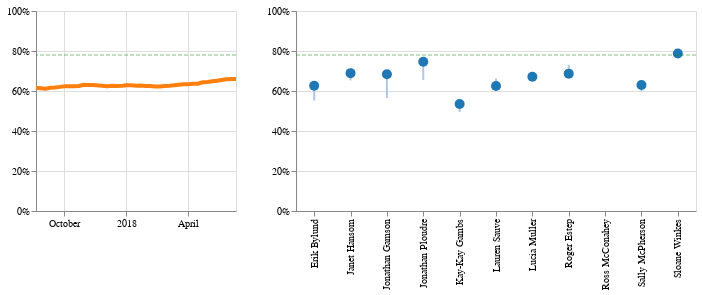

The notebook cell saved with this chart:
### Markdown cell above
# Generate Charts

Using multiprocessing.

### Code cell
chart = make_clinic_metric_chart("Mammogram", "NCFP")
chart

### Figure 1 — Vega-Lite specification as saved in the notebook (floating-point values rounded to 4 significant figures)
{"$schema": "https://vega.github.io/schema/vega-lite/v2.4.3.json", "config": {"view": {"height": 300, "width": 400}}, "hconcat": [{"layer": [{"data": {"values": [{"Clinic": "NCFP", "Date": "2018-01-01", "Metric": "Mammogram", "Name": "NCFP", "Percentage": 0.6286, "Type": "Clinic"}, {"Clinic": "NCFP", "Date": "2018-01-08", "Metric": "Mammogram", "Name": "NCFP", "Percentage": 0.6285, "Type": "Clinic"}, {"Clinic": "NCFP", "Date": "2018-01-15", "Metric": "Mammogram", "Name": "NCFP", "Percentage": 0.6257, "Type": "Clinic"}, {"Clinic": "NCFP", "Date": "2018-01-22", "Metric": "Mammogram", "Name": "NCFP", "Percentage": 0.6273, "Type": "Clinic"}, {"Clinic": "NCFP", "Date": "2018-01-29", "Metric": "Mammogram", "Name": "NCFP", "Percentage": 0.6255, "Type": "Clinic"}, {"Clinic": "NCFP", "Date": "2018-02-05", "Metric": "Mammogram", "Name": "NCFP", "Percentage": 0.6246, "Type": "Clinic"}, {"Clinic": "NCFP", "Date": "2018-02-12", "Metric": "Mammogram", "Name": "NCFP", "Percentage": 0.6231, "Type": "Clinic"}, {"Clinic": "NCFP", "Date": "2018-02-19", "Metric": "Mammogram", "Name": "NCFP", "Percentage": 0.6229, "Type": "Clinic"}, {"Clinic": "NCFP", "Date": "2018-02-26", "Metric": "Mammogram", "Name": "NCFP", "Percentage": 0.6246, "Type": "Clinic"}, {"Clinic": "NCFP", "Date": "2018-03-05", "Metric": "Mammogram", "Name": "NCFP", "Percentage": 0.6264, "Type": "Clinic"}, {"Clinic": "NCFP", "Date": "2018-03-12", "Metric": "Mammogram", "Name": "NCFP", "Percentage": 0.6288, "Type": "Clinic"}, {"Clinic": "NCFP", "Date": "2018-03-19", "Metric": "Mammogram", "Name": "NCFP", "Percentage": 0.6316, "Type": "Clinic"}, {"Clinic": "NCFP", "Date": "2018-03-26", "Metric": "Mammogram", "Name": "NCFP", "Percentage": 0.6335, "Type": "Clinic"}, {"Clinic": "NCFP", "Date": "2018-04-02", "Metric": "Mammogram", "Name": "NCFP", "Percentage": 0.6341, "Type": "Clinic"}, {"Clinic": "NCFP", "Date": "2018-04-09", "Metric": "Mammogram", "Name": "NCFP", "Percentage": 0.636, "Type": "Clinic"}, {"Clinic": "NCFP", "Date": "2018-04-16", "Metric": "Mammogram", "Name": "NCFP", "Percentage": 0.6368, "Type": "Clinic"}, {"Clinic": "NCFP", "Date": "2018-04-23", "Metric": "Mammogram", "Name": "NCFP", "Percentage": 0.6436, "Type": "Clinic"}, {"Clinic": "NCFP", "Date": "2018-04-30", "Metric": "Mammogram", "Name": "NCFP", "Percentage": 0.6447, "Type": "Clinic"}, {"Clinic": "NCFP", "Date": "2018-05-07", "Metric": "Mammogram", "Name": "NCFP", "Percentage": 0.6484, "Type": "Clinic"}, {"Clinic": "NCFP", "Date": "2018-05-14", "Metric": "Mammogram", "Name": "NCFP", "Percentage": 0.6509, "Type": "Clinic"}, {"Clinic": "NCFP", "Date": "2018-05-21", "Metric": "Mammogram", "Name": "NCFP", "Percentage": 0.6546, "Type": "Clinic"}, {"Clinic": "NCFP", "Date": "2018-05-28", "Metric": "Mammogram", "Name": "NCFP", "Percentage": 0.6588, "Type": "Clinic"}, {"Clinic": "NCFP", "Date": "2018-06-05", "Metric": "Mammogram", "Name": "NCFP", "Percentage": 0.6598, "Type": "Clinic"}, {"Clinic": "NCFP", "Date": "2018-06-11", "Metric": "Mammogram", "Name": "NCFP", "Percentage": 0.66, "Type": "Clinic"}, {"Clinic": "NCFP", "Date": "2017-08-21", "Metric": "Mammogram", "Name": "NCFP", "Percentage": 0.616, "Type": "Clinic"}, {"Clinic": "NCFP", "Date": "2017-08-28", "Metric": "Mammogram", "Name": "NCFP", "Percentage": 0.6134, "Type": "Clinic"}, {"Clinic": "NCFP", "Date": "2017-09-04", "Metric": "Mammogram", "Name": "NCFP", "Percentage": 0.6111, "Type": "Clinic"}, {"Clinic": "NCFP", "Date": "2017-09-11", "Metric": "Mammogram", "Name": "NCFP", "Percentage": 0.6166, "Type": "Clinic"}, {"Clinic": "NCFP", "Date": "2017-09-18", "Metric": "Mammogram", "Name": "NCFP", "Percentage": 0.6178, "Type": "Clinic"}, {"Clinic": "NCFP", "Date": "2017-09-25", "Metric": "Mammogram", "Name": "NCFP", "Percentage": 0.6206, "Type": "Clinic"}, {"Clinic": "NCFP", "Date": "2017-10-02", "Metric": "Mammogram", "Name": "NCFP", "Percentage": 0.6242, "Type": "Clinic"}, {"Clinic": "NCFP", "Date": "2017-10-09", "Metric": "Mammogram", "Name": "NCFP", "Percentage": 0.6236, "Type": "Clinic"}, {"Clinic": "NCFP", "Date": "2017-10-16", "Metric": "Mammogram", "Name": "NCFP", "Percentage": 0.6233, "Type": "Clinic"}, {"Clinic": "NCFP", "Date": "2017-10-23", "Metric": "Mammogram", "Name": "NCFP", "Percentage": 0.6253, "Type": "Clinic"}, {"Clinic": "NCFP", "Date": "2017-10-30", "Metric": "Mammogram", "Name": "NCFP", "Percentage": 0.6308, "Type": "Clinic"}, {"Clinic": "NCFP", "Date": "2017-11-06", "Metric": "Mammogram", "Name": "NCFP", "Percentage": 0.63, "Type": "Clinic"}, {"Clinic": "NCFP", "Date": "2017-11-13", "Metric": "Mammogram", "Name": "NCFP", "Percentage": 0.6304, "Type": "Clinic"}, {"Clinic": "NCFP", "Date": "2017-12-04", "Metric": "Mammogram", "Name": "NCFP", "Percentage": 0.6242, "Type": "Clinic"}, {"Clinic": "NCFP", "Date": "2017-12-11", "Metric": "Mammogram", "Name": "NCFP", "Percentage": 0.6262, "Type": "Clinic"}, {"Clinic": "NCFP", "Date": "2017-12-18", "Metric": "Mammogram", "Name": "NCFP", "Percentage": 0.625, "Type": "Clinic"}, {"Clinic": "NCFP", "Date": "2017-12-26", "Metric": "Mammogram", "Name": "NCFP", "Percentage": 0.626, "Type": "Clinic"}]}, "encoding": {"color": {"value": "#ff7f0e"}, "x": {"field": "Date", "title": "", "type": "temporal"}, "y": {"axis": {"format": "%", "title": ""}, "field": "Percentage", "scale": {"domain": [0, 1]}, "type": "quantitative"}}, "height": 200, "mark": {"strokeWidth": 4, "type": "line"}, "width": 200}, {"data": {"values": [{"TargetValue": 0.78, "Title": "Target"}]}, "encoding": {"color": {"value": "green"}, "opacity": {"value": "0.5"}, "y": {"field": "TargetValue", "type": "quantitative"}}, "mark": {"strokeDash": [4, 2], "strokeWidth": 1, "type": "rule"}}]}, {"layer": [{"data": {"values": [{"Clinic": "NCFP", "Date": "2017-08-21", "Metric": "Mammogram", "Name": "Erik Bylund", "Percentage": 0.5519, "Type": "Individual"}, {"Clinic": "NCFP", "Date": "2017-08-21", "Metric": "Mammogram", "Name": "Roger Estep", "Percentage": 0.7308, "Type": "Individual"}, {"Clinic": "NCFP", "Date": "2017-08-21", "Metric": "Mammogram", "Name": "Kay-Kay Gambs", "Percentage": 0.495, "Type": "Individual"}, {"Clinic": "NCFP", "Date": "2017-08-21", "Metric": "Mammogram", "Name": "Jonathan Gamson", "Percentage": 0.5649, "Type": "Individual"}, {"Clinic": "NCFP", "Date": "2017-08-21", "Metric": "Mammogram", "Name": "Janet Hansom", "Percentage": 0.653, "Type": "Individual"}, {"Clinic": "NCFP", "Date": "2017-08-21", "Metric": "Mammogram", "Name": "Ross McConahey", "Percentage": null, "Type": "Individual"}, {"Clinic": "NCFP", "Date": "2017-08-21", "Metric": "Mammogram", "Name": "Sally McPherson", "Percentage": 0.6, "Type": "Individual"}, {"Clinic": "NCFP", "Date": "2017-08-21", "Metric": "Mammogram", "Name": "Lucia Muller", "Percentage": 0.665, "Type": "Individual"}, {"Clinic": "NCFP", "Date": "2017-08-21", "Metric": "Mammogram", "Name": "Jonathan Ploudre", "Percentage": 0.6552, "Type": "Individual"}, {"Clinic": "NCFP", "Date": "2017-08-21", "Metric": "Mammogram", "Name": "Lauren Sauve", "Percentage": 0.6629, "Type": "Individual"}, {"Clinic": "NCFP", "Date": "2017-08-21", "Metric": "Mammogram", "Name": "Sloane Winkes", "Percentage": 0.7892, "Type": "Individual"}, {"Clinic": "NCFP", "Date": "2018-06-11", "Metric": "Mammogram", "Name": "Erik Bylund", "Percentage": 0.6265, "Type": "Individual"}, {"Clinic": "NCFP", "Date": "2018-06-11", "Metric": "Mammogram", "Name": "Roger Estep", "Percentage": 0.6867, "Type": "Individual"}, {"Clinic": "NCFP", "Date": "2018-06-11", "Metric": "Mammogram", "Name": "Kay-Kay Gambs", "Percentage": 0.5347, "Type": "Individual"}, {"Clinic": "NCFP", "Date": "2018-06-11", "Metric": "Mammogram", "Name": "Jonathan Gamson", "Percentage": 0.684, "Type": "Individual"}, {"Clinic": "NCFP", "Date": "2018-06-11", "Metric": "Mammogram", "Name": "Janet Hansom", "Percentage": 0.6893, "Type": "Individual"}, {"Clinic": "NCFP", "Date": "2018-06-11", "Metric": "Mammogram", "Name": "Ross McConahey", "Percentage": null, "Type": "Individual"}, {"Clinic": "NCFP", "Date": "2018-06-11", "Metric": "Mammogram", "Name": "Sally McPherson", "Percentage": 0.6296, "Type": "Individual"}, {"Clinic": "NCFP", "Date": "2018-06-11", "Metric": "Mammogram", "Name": "Lucia Muller", "Percentage": 0.6711, "Type": "Individual"}, {"Clinic": "NCFP", "Date": "2018-06-11", "Metric": "Mammogram", "Name": "Jonathan Ploudre", "Percentage": 0.746, "Type": "Individual"}, {"Clinic": "NCFP", "Date": "2018-06-11", "Metric": "Mammogram", "Name": "Lauren Sauve", "Percentage": 0.6246, "Type": "Individual"}, {"Clinic": "NCFP", "Date": "2018-06-11", "Metric": "Mammogram", "Name": "Sloane Winkes", "Percentage": 0.7879, "Type": "Individual"}]}, "encoding": {"detail": {"field": "Name", "type": "nominal"}, "x": {"axis": {"title": ""}, "field": "Name", "type": "nominal"}, "y": {"axis": {"format": "%", "title": ""}, "field": "Percentage", "scale": {"domain": [0, 1]}, "type": "quantitative"}}, "height": 200, "mark": {"color": "#aec7e8", "type": "line"}}, {"data": {"values": [{"Clinic": "NCFP", "Date": "2018-06-11", "Metric": "Mammogram", "Name": "Erik Bylund", "Percentage": 0.6265, "Type": "Individual"}, {"Clinic": "NCFP", "Date": "2018-06-11", "Metric": "Mammogram", "Name": "Roger Estep", "Percentage": 0.6867, "Type": "Individual"}, {"Clinic": "NCFP", "Date": "2018-06-11", "Metric": "Mammogram", "Name": "Kay-Kay Gambs", "Percentage": 0.5347, "Type": "Individual"}, {"Clinic": "NCFP", "Date": "2018-06-11", "Metric": "Mammogram", "Name": "Jonathan Gamson", "Percentage": 0.684, "Type": "Individual"}, {"Clinic": "NCFP", "Date": "2018-06-11", "Metric": "Mammogram", "Name": "Janet Hansom", "Percentage": 0.6893, "Type": "Individual"}, {"Clinic": "NCFP", "Date": "2018-06-11", "Metric": "Mammogram", "Name": "Ross McConahey", "Percentage": null, "Type": "Individual"}, {"Clinic": "NCFP", "Date": "2018-06-11", "Metric": "Mammogram", "Name": "Sally McPherson", "Percentage": 0.6296, "Type": "Individual"}, {"Clinic": "NCFP", "Date": "2018-06-11", "Metric": "Mammogram", "Name": "Lucia Muller", "Percentage": 0.6711, "Type": "Individual"}, {"Clinic": "NCFP", "Date": "2018-06-11", "Metric": "Mammogram", "Name": "Jonathan Ploudre", "Percentage": 0.746, "Type": "Individual"}, {"Clinic": "NCFP", "Date": "2018-06-11", "Metric": "Mammogram", "Name": "Lauren Sauve", "Percentage": 0.6246, "Type": "Individual"}, {"Clinic": "NCFP", "Date": "2018-06-11", "Metric": "Mammogram", "Name": "Sloane Winkes", "Percentage": 0.7879, "Type": "Individual"}]}, "encoding": {"x": {"field": "Name", "type": "nominal"}, "y": {"field": "Percentage", "type": "quantitative"}}, "mark": {"color": "#1f77b4", "filled": true, "opacity": 1, "size": 100, "type": "point"}}, {"data": {"values": [{"TargetValue": 0.78, "Title": "Target"}]}, "encoding": {"color": {"value": "green"}, "opacity": {"value": "0.5"}, "y": {"field": "TargetValue", "type": "quantitative"}}, "mark": {"strokeDash": [4, 2], "strokeWidth": 1, "type": "rule"}}]}]}
